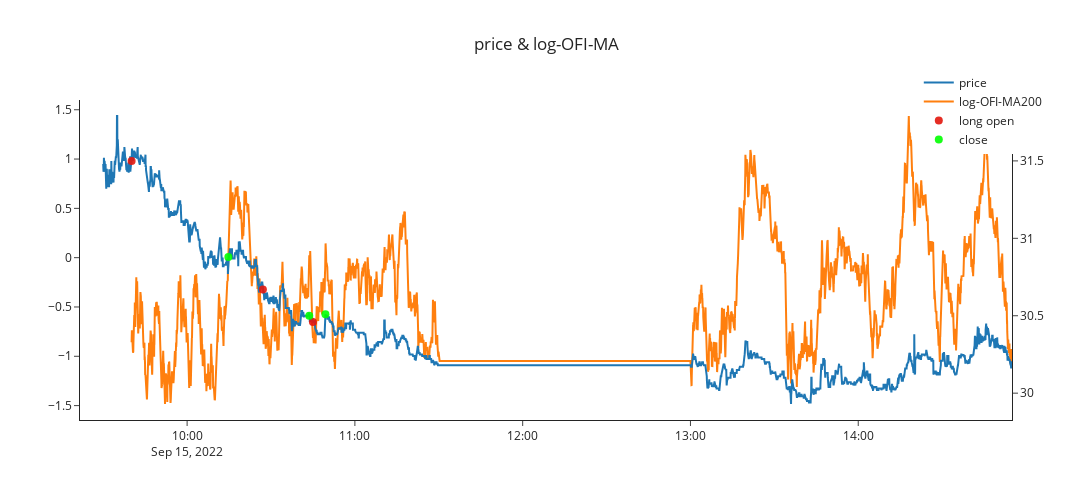
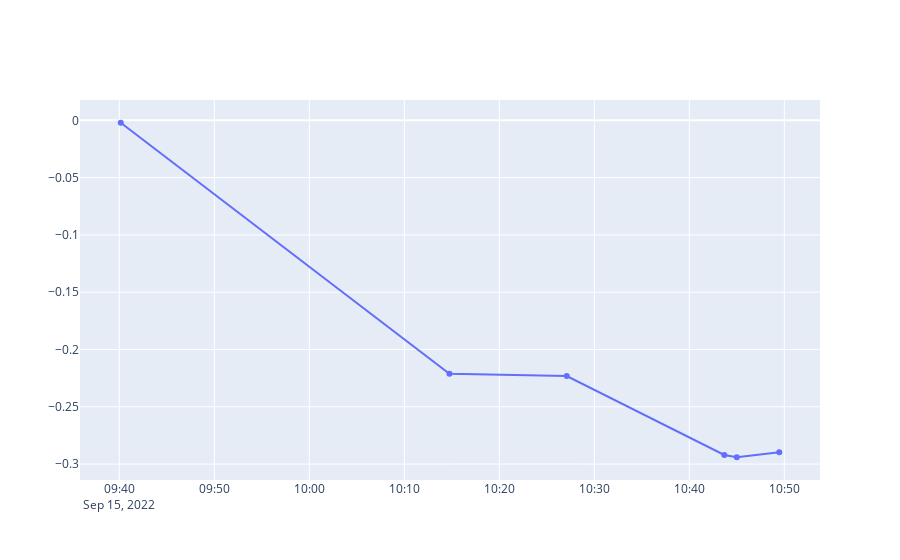

The cell these charts' notebook holds for them, in order:
### Markdown cell above
# position analysis

### Code cell
'''
rgba颜色对照表
https://wenku.baidu.com/view/41c91c5b24284b73f242336c1eb91a37f0113257.html
plotly绘制散点图
https://www.yisu.com/zixun/168081.html
'''
import plotly.graph_objects as go

date_plot = '20220915'
start_date = date_plot
end_date = date_plot
start_date_formatted = start_date[:4] + '-' + start_date[4:6] + '-' + start_date[6:]
end_date_formatted = end_date[:4] + '-' + end_date[4:6] + '-' + end_date[6:]

df_trade = df_trade_dic[date_plot]
df_trade_long = df_trade[df_trade['pos']==1]
df_trade_short = df_trade[df_trade['pos']==-1]
df_trade_close = df_trade[df_trade['pos']==0]


df_signal = df_trade_dic[date_plot]

df_signal = df_position_dic[date_plot]


x_values = df_signal.reset_index()['index'].apply(str)
# x_values = [i for i in range(len(df_signal))]
trace1 = go.Scatter(
    x=x_values,
    y=df_signal['price'].loc[f'{start_date_formatted} 09:30:00':f'{end_date_formatted} 14:55:00'],
    name='price',
    xaxis='x', 
    yaxis='y2',#标明设置一个不同于trace1的一个坐标轴
    mode = 'lines'
)

trace2 = go.Scatter(
    x=x_values,
    y=df_signal['log-OFI-MA200'].loc[f'{start_date_formatted} 09:30:00':f'{end_date_formatted} 14:55:00'],
    name='log-OFI-MA200',
    mode = 'lines'
)


trace_long = go.Scatter(
    x = df_trade_long.index,
    y = df_trade_long['price'],
    xaxis='x', 
    yaxis='y2',#标明设置一个不同于trace1的一个坐标轴
    name = 'long open',
    mode = 'markers',
    marker = dict(
    size = 8, # 设置点的宽度
    color = 'rgba(227, 23, 13, .9)'), #红色
    )

trace_short = go.Scatter(
    x = df_trade_short.index,
    y = df_trade_short['price'],
    xaxis='x', 
    yaxis='y2',#标明设置一个不同于trace1的一个坐标轴
    name = 'short open',
    mode = 'markers',
    marker = dict(
    size =8, # 设置点的宽度
    color = 'rgba(151, 51, 250, .9)'), #紫色
    )

trace_close = go.Scatter(
    x = df_trade_close.index,
    y = df_trade_close['price'],
    xaxis='x', 
    yaxis='y2',#标明设置一个不同于trace1的一个坐标轴
    name = 'close',
    mode = 'markers',
    marker = dict(
    size = 8, # 设置点的宽度
    color = 'rgba(0, 255, 0, .9)'), #绿色
    )

data = [trace1,trace2,trace_long,trace_short,trace_close]
layout = go.Layout({"template": 'simple_white',
                   "title":{"text": 'price & log-OFI-MA', "x": 0.5}, 
                   "xaxis":{"title": {"text": None}, "tickformat": ''},
                   "yaxis":{"title": {"text": ""}},
                   "yaxis2": {'anchor': 'x', "overlaying": 'y', "side": 'right'}, #设置坐标轴的格式，一般次坐标轴在右侧
                   "legend":{"title": {"text": ""}, "x": 0.9, "y": 1.1},
                   "width": 1200,
                   "height": 500})
 
fig = go.Figure(data=data, layout=layout)
fig.show()

df_trade['net value'] = df_trade['asset value'] + df_trade['cash']
x_values = df_trade['net value'].index
# x_values = [i for i in range(len(df_trade))]

fig = go.Figure(data=[
    go.Scatter(name='log-OFI', x=x_values, y=df_trade['net value']),
],
)
fig.show()

### Figure 1 — Plotly figure (JSON) as saved in the notebook; plotly's stock layout.template omitted (floating-point values rounded to 4 significant figures; data arrays with more than 128 entries replaced by an {"elided": "..."} marker saying what was removed)
{"data": [{"mode": "lines", "name": "price", "type": "scatter", "x": {"elided": "4098 str values"}, "xaxis": "x", "y": {"elided": "4098 float values"}, "yaxis": "y2"}, {"mode": "lines", "name": "log-OFI-MA200", "type": "scatter", "x": {"elided": "4098 str values"}, "y": {"elided": "4098 float values"}}, {"marker": {"color": "rgba(227, 23, 13, .9)", "size": 8}, "mode": "markers", "name": "long open", "type": "scatter", "x": ["2022-09-15T09:40:09", "2022-09-15T10:27:06", "2022-09-15T10:45:00"], "xaxis": "x", "y": [31.5, 30.67, 30.46], "yaxis": "y2"}, {"marker": {"color": "rgba(151, 51, 250, .9)", "size": 8}, "mode": "markers", "name": "short open", "type": "scatter", "x": [], "xaxis": "x", "y": [], "yaxis": "y2"}, {"marker": {"color": "rgba(0, 255, 0, .9)", "size": 8}, "mode": "markers", "name": "close", "type": "scatter", "x": ["2022-09-15T10:14:45", "2022-09-15T10:43:41", "2022-09-15T10:49:28"], "xaxis": "x", "y": [30.88, 30.5, 30.51], "yaxis": "y2"}], "layout": {"height": 500, "legend": {"title": {"text": ""}, "x": 0.9, "y": 1.1}, "title": {"text": "price & log-OFI-MA", "x": 0.5}, "width": 1200, "xaxis": {"tickformat": ""}, "yaxis": {"title": {"text": ""}}, "yaxis2": {"anchor": "x", "overlaying": "y", "side": "right"}}}

### Figure 2 — Plotly figure (JSON) as saved in the notebook; plotly's stock layout.template omitted (floating-point values rounded to 4 significant figures)
{"data": [{"name": "log-OFI", "type": "scatter", "x": ["2022-09-15T09:40:09", "2022-09-15T10:14:45", "2022-09-15T10:27:06", "2022-09-15T10:43:41", "2022-09-15T10:45:00", "2022-09-15T10:49:28"], "y": [-0.0021, -0.2211, -0.2232, -0.292, -0.2941, -0.2896]}], "layout": {}}
